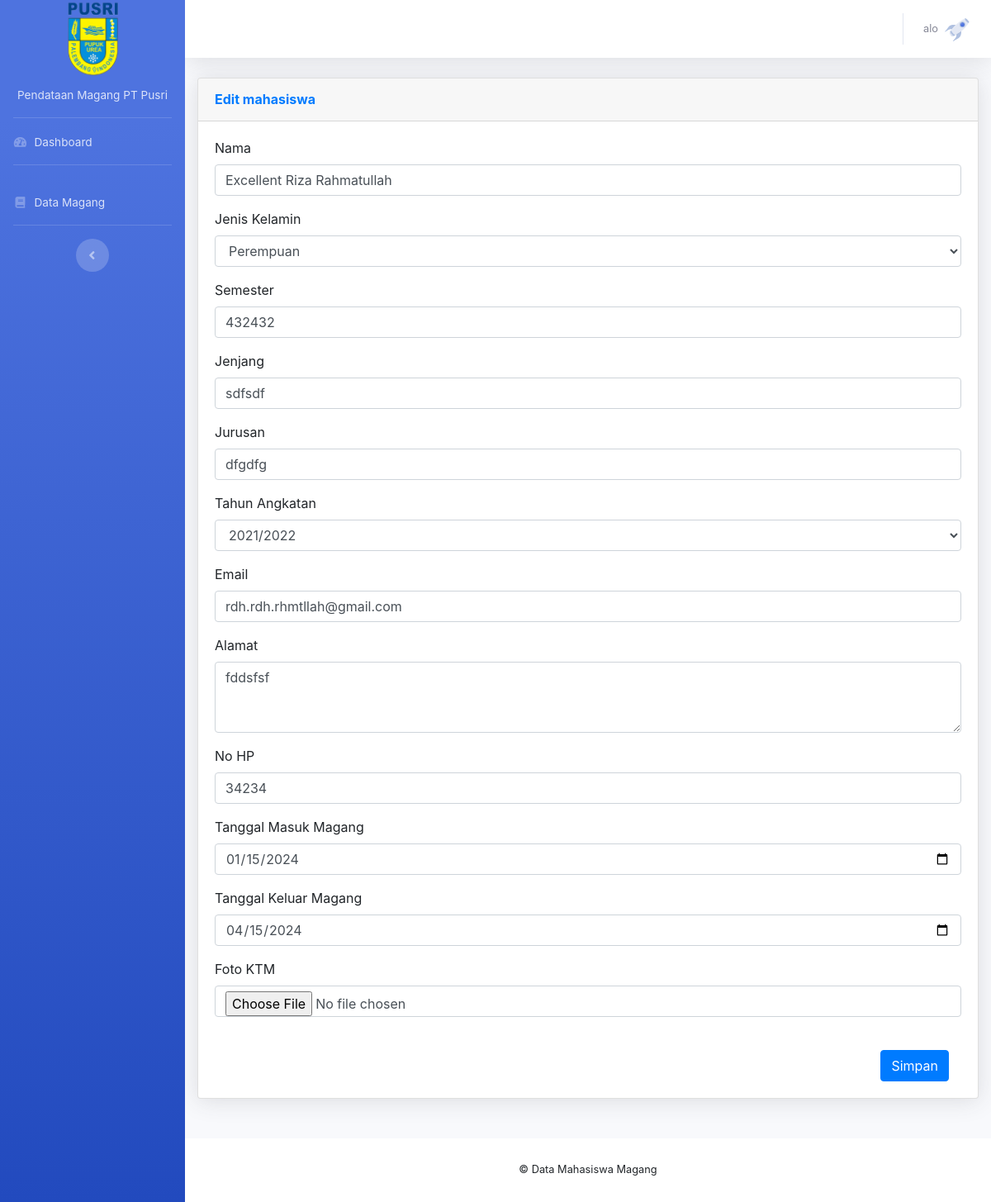
Page /user/mahasiswaubah.php?id=22 (signed in) on the committed database.
### tables this page shows
CREATE TABLE IF NOT EXISTS `mahasiswa` (
  `idmahasiswa` int NOT NULL AUTO_INCREMENT,
  `idangkatan` int NOT NULL,
  `idakun` int NOT NULL,
  `nama` varchar(255) NOT NULL,
  `instansi` varchar(255) NOT NULL,
  `jenjang` varchar(255) NOT NULL,
  `jeniskelamin` varchar(10) DEFAULT NULL,
  `alamat` text,
  `nohp` varchar(15) DEFAULT NULL,
  `email` varchar(255) DEFAULT NULL,
  `jurusan` varchar(50) DEFAULT NULL,
  `semester` int DEFAULT NULL,
  `foto_ktm` text,
  `tanggalmasuk` date DEFAULT NULL,
  `tanggalkeluar` date DEFAULT NULL,
  `filelaporan` text,
  PRIMARY KEY (`idmahasiswa`),
  UNIQUE KEY `id_user` (`idakun`)
);

CREATE TABLE IF NOT EXISTS `angkatan` (
  `idangkatan` int NOT NULL AUTO_INCREMENT,
  `tahun` text NOT NULL,
  PRIMARY KEY (`idangkatan`)
);

### user/mahasiswaubah.php (the view, shortened to what this page needs)
<?php include 'header.php';
include 'koneksi.php'; ?>
<?php
$ambil = $koneksi->query("SELECT * FROM mahasiswa WHERE idmahasiswa='$_GET[id]'");
$data = $ambil->fetch_assoc();
?>
<div class="row">
    <div class="col-md-12 mb-4">
        <div class="card shadow mb-4">
            <div class="card-header py-3 d-flex flex-row align-items-center justify-content-between">
                <h6 class="m-0 font-weight-bold text-primary">Edit mahasiswa</h6>
            </div>
            <div class="card-body">
                <form method="post" class="form-horizontal" enctype="multipart/form-data">
                    <div class="form-group">
                        <label class="control-label">Nama</label>
                        <input type="text" name="nama" class="form-control" value="<?= $data['nama'] ?>" required>
                    </div>
                    <div class="form-group">
                        <label class="control-label">Jenis Kelamin</label>
                        <select type="text" name="jeniskelamin" class="form-control" required>
                            <option value="Perempuan" <?= $data['jeniskelamin'] == 'Perempuan' ? 'selected' : ''; ?>>Perempuan</option>
                        </select>
                    </div>
                    <div class="form-group">
                        <label class="control-label">Semester</label>
                        <input type="text" name="semester" class="form-control" value="<?= $data['semester'] ?>" required>
                    </div>
                    <div class="form-group">
                        <label class="control-label">Jenjang</label>
                        <input type="text" name="jenjang" class="form-control" value="<?= $data['jenjang'] ?>" required>
                    </div>
                    <div class="form-group">
                        <label class="control-label">Jurusan</label>
                        <input type="text" name="jurusan" class="form-control" value="<?= $data['jurusan'] ?>" required>
                    </div>
                    <div class="form-group">
                        <label class="control-label">Tahun Angkatan</label>
                        <select name="idangkatan" class="form-control" required>
                            <?php
                            $angkatan = $koneksi->query("SELECT * FROM `angkatan` order by `tahun` asc");
                            while ($row = $angkatan->fetch_assoc()) :
                            ?>
                                <option value="<?php echo $row['idangkatan'] ?>" <?= $data['idangkatan'] == $row['idangkatan'] ? 'selected' : ''; ?>><?php echo  $row['tahun'] ?></option>
                            <?php endwhile; ?>
                        </select>
                    </div>
                    <div class="form-group">
                        <label class="control-label">Email</label>
                        <input type="email" name="email" class="form-control" value="<?= $data['email'] ?>" required>
                    </div>
                    <div class="form-group">
                        <label class="control-label">Alamat</label>
                        <textarea name="alamat" id="" rows="3" class="form-control"><?= $data['alamat'] ?></textarea>
                    </div>
                    <div class="form-group">
                        <label class="control-label">No HP</label>
                        <input type="number" name="nohp" class="form-control" value="<?= $data['nohp'] ?>" required min="0">
                    </div>
                    <div class="form-group">
                        <label class="control-label">Tanggal Masuk Magang</label>
                        <input type="date" name="tanggalmasuk" class="form-control" value="<?= $data['tanggalmasuk'] ?>" required>
                    </div>
                    <div class="form-group">
                        <label class="control-label">Tanggal Keluar Magang</label>
                        <input type="date" name="tanggalkeluar" class="form-control" value="<?= $data['tanggalkeluar'] ?>" required>
                    </div>
                    <div class="form-group">
                        <label class="control-label">Foto KTM</label>
                        <input type="file" name="foto_ktm_update" class="form-control">
                    </div>
                    <div class="col-md-12">
                        <div class="form-group">
                            <br>
                            <button class="btn btn-primary float-right" name="simpan">Simpan</button>
                        </div>
                    </div>
                </form>
            </div>
        </div>
    </div>
</div>
<?php include 'footer.php'; ?>

### rows in the picture
mahasiswa: nama "Excellent Riza Rahmatullah", jeniskelamin "Perempuan", semester "432432", jenjang "sdfsdf", jurusan "dfgdfg", idangkatan "2021/2022", email "rdh.rdh.rhmtllah@gmail.com", alamat "fddsfsf", nohp "34234", tanggalmasuk "01/15/2024", tanggalkeluar "04/15/2024"

### other values in the picture
$_SESSION['user']['nama'] "alo"
